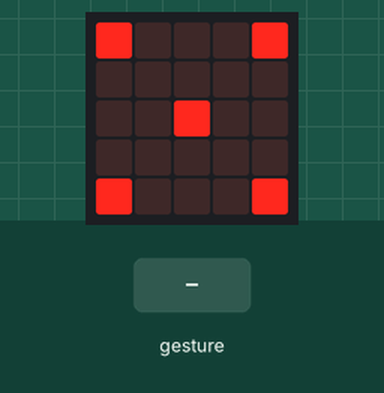
Simulated run of this program. Board: BBC micro:bit running MicroPython. On the bench: the board's 5×5 LED display. The test bench sets the inputs (shaded band). Random numbers come from a fixed seed; a tilt is held for 1.5 s and a shake lasts 1 s, then the board lies face up again.

Above: at 1.2 s.
1.3 s: gesture 'shake'
At 2.9 s:
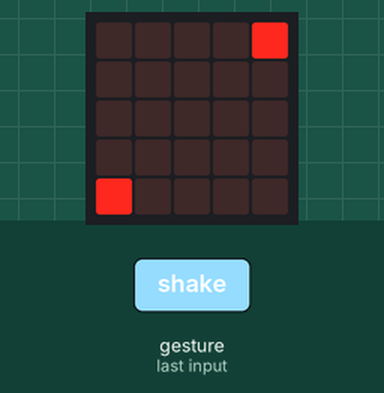
3.9 s: gesture 'shake'
At 6.1 s:
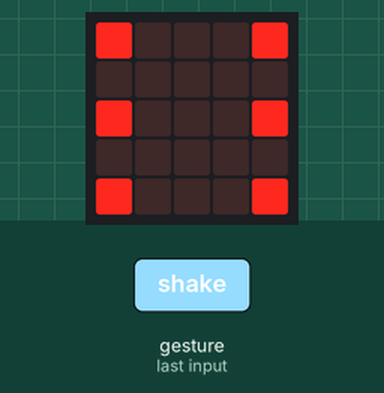
6.5 s: gesture 'shake'
At 8.1 s:
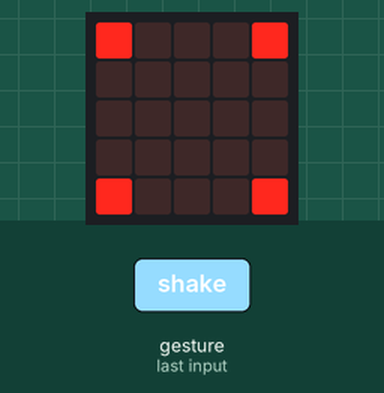
Timing chart, 0 to 9.6 s (numbered marks = the images above; inputs shaded):
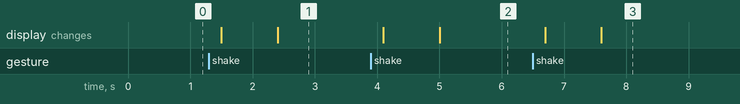

The program:

dice.py
```python
# Add your Python code here. E.g.
from microbit import *
import random

dice = [
    Image("90009:00000:90009:00000:90009"),
    Image("90009:00000:00900:00000:90009"),
    Image("90009:00000:00000:00000:90009"),
    Image("00009:00000:00900:00000:90000"),
    Image("00009:00000:00000:00000:90000"),
    Image("00000:00000:00900:00000:00000")
    ];

display.show(random.choice(dice));

while True:
    # display.show(dice, delay=1000)
    if accelerometer.is_gesture("shake"):
        # roll animation
        display.clear();
        while accelerometer.is_gesture("shake"):
            pass;
        #cheat!
        #if accelerometer.get_x() > 40:
        #    display.show(dice[0]);
        #else:
        display.show(random.choice(dice));
```

Measured:
- after the input at 1.3 s, the display: first changes after 0.20 s (image 1 shows a later state)
- after the input at 3.9 s, the display: first changes after 0.20 s (image 2 shows a later state)
- after the input at 6.5 s, the display: first changes after 0.20 s (image 3 shows a later state)
